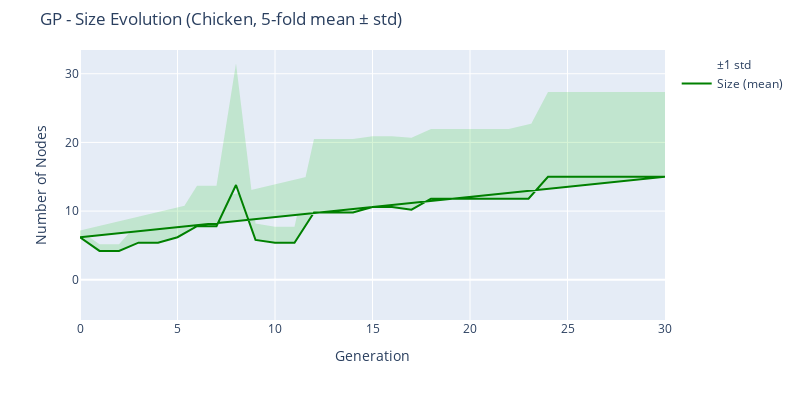

Notebook code cell kept with this figure:
### Code cell
fig = go.Figure()

# Mean Size (Elite_nodes)
fig.add_trace(go.Scatter(
    x=mean_df["Generation"],
    y=mean_df["Elite_nodes"],
    mode='lines',
    name='Size (mean)',
    line=dict(color='green', width=2)
))

# Std as shaded region (light green)
fig.add_trace(go.Scatter(
    x=mean_df["Generation"],
    y=mean_df["Elite_nodes"] + std_df["Elite_nodes"],
    mode='lines',
    line=dict(width=0),
    showlegend=False,
    fillcolor='rgba(50, 200, 50, 0.2)',
    fill='tonexty'
))
fig.add_trace(go.Scatter(
    x=mean_df["Generation"],
    y=mean_df["Elite_nodes"] - std_df["Elite_nodes"],
    mode='lines',
    line=dict(width=0),
    name='±1 std',
    fillcolor='rgba(50, 200, 50, 0.2)'
))

fig.update_layout(
    title=f'GP - Size Evolution ({DATASET_NAME}, 5-fold mean ± std)',
    xaxis_title='Generation',
    yaxis_title='Number of Nodes',
    yaxis_range=[0, None],  # Start y-axis at 0
    height=400,
    width=800,
    margin=dict(t=50),
    hovermode='x unified'
)
fig.show()

### Figure 1 — Plotly figure (JSON) as saved in the notebook; plotly's stock layout.template omitted (floating-point values rounded to 4 significant figures)
{"data": [{"line": {"color": "green", "width": 2}, "mode": "lines", "name": "Size (mean)", "type": "scatter", "x": [0, 1, 2, 3, 4, 5, 6, 7, 8, 9, 10, 11, 12, 13, 14, 15, 16, 17, 18, 19, 20, 21, 22, 23, 24, 25, 26, 27, 28, 29, 30, 0, 1, 2, 3, 4, 5, 6, 7, 8, 9, 10, 11, 12, 13, 14, 15, 16, 17, 18, 19, 20, 21, 22, 23, 24, 25, 26, 27, 28, 29, 30, 0, 1, 2, 3, 4, 5, 6, 7, 8, 9, 10, 11, 12, 13, 14, 15, 16, 17, 18, 19, 20, 21, 22, 23, 24, 25, 26, 27, 28, 29, 30], "y": [6.2, 4.2, 4.2, 5.4, 5.4, 6.2, 7.8, 7.8, 13.8, 5.8, 5.4, 5.4, 9.8, 9.8, 9.8, 10.6, 10.6, 10.2, 11.8, 11.8, 11.8, 11.8, 11.8, 11.8, 15, 15, 15, 15, 15, 15, 15, 6.2, 4.2, 4.2, 5.4, 5.4, 6.2, 7.8, 7.8, 13.8, 5.8, 5.4, 5.4, 9.8, 9.8, 9.8, 10.6, 10.6, 10.2, 11.8, 11.8, 11.8, 11.8, 11.8, 11.8, 15, 15, 15, 15, 15, 15, 15, 6.2, 4.2, 4.2, 5.4, 5.4, 6.2, 7.8, 7.8, 13.8, 5.8, 5.4, 5.4, 9.8, 9.8, 9.8, 10.6, 10.6, 10.2, 11.8, 11.8, 11.8, 11.8, 11.8, 11.8, 15, 15, 15, 15, 15, 15, 15]}, {"fill": "tonexty", "fillcolor": "rgba(50, 200, 50, 0.2)", "line": {"width": 0}, "mode": "lines", "showlegend": false, "type": "scatter", "x": [0, 1, 2, 3, 4, 5, 6, 7, 8, 9, 10, 11, 12, 13, 14, 15, 16, 17, 18, 19, 20, 21, 22, 23, 24, 25, 26, 27, 28, 29, 30, 0, 1, 2, 3, 4, 5, 6, 7, 8, 9, 10, 11, 12, 13, 14, 15, 16, 17, 18, 19, 20, 21, 22, 23, 24, 25, 26, 27, 28, 29, 30, 0, 1, 2, 3, 4, 5, 6, 7, 8, 9, 10, 11, 12, 13, 14, 15, 16, 17, 18, 19, 20, 21, 22, 23, 24, 25, 26, 27, 28, 29, 30], "y": [7.18, 5.18, 5.18, 8.339, 8.339, 9.193, 13.68, 13.68, 31.49, 8.2, 7.732, 7.732, 20.5, 20.5, 20.5, 20.91, 20.91, 20.68, 21.97, 21.97, 21.97, 21.97, 21.97, 21.97, 27.33, 27.33, 27.33, 27.33, 27.33, 27.33, 27.33, 7.18, 5.18, 5.18, 8.339, 8.339, 9.193, 13.68, 13.68, 31.49, 8.2, 7.732, 7.732, 20.5, 20.5, 20.5, 20.91, 20.91, 20.68, 21.97, 21.97, 21.97, 21.97, 21.97, 21.97, 27.33, 27.33, 27.33, 27.33, 27.33, 27.33, 27.33, 7.18, 5.18, 5.18, 8.339, 8.339, 9.193, 13.68, 13.68, 31.49, 8.2, 7.732, 7.732, 20.5, 20.5, 20.5, 20.91, 20.91, 20.68, 21.97, 21.97, 21.97, 21.97, 21.97, 21.97, 27.33, 27.33, 27.33, 27.33, 27.33, 27.33, 27.33]}, {"fillcolor": "rgba(50, 200, 50, 0.2)", "line": {"width": 0}, "mode": "lines", "name": "±1 std", "type": "scatter", "x": [0, 1, 2, 3, 4, 5, 6, 7, 8, 9, 10, 11, 12, 13, 14, 15, 16, 17, 18, 19, 20, 21, 22, 23, 24, 25, 26, 27, 28, 29, 30, 0, 1, 2, 3, 4, 5, 6, 7, 8, 9, 10, 11, 12, 13, 14, 15, 16, 17, 18, 19, 20, 21, 22, 23, 24, 25, 26, 27, 28, 29, 30, 0, 1, 2, 3, 4, 5, 6, 7, 8, 9, 10, 11, 12, 13, 14, 15, 16, 17, 18, 19, 20, 21, 22, 23, 24, 25, 26, 27, 28, 29, 30], "y": [5.22, 3.22, 3.22, 2.461, 2.461, 3.207, 1.921, 1.921, -3.891, 3.4, 3.068, 3.068, -0.9033, -0.9033, -0.9033, 0.2927, 0.2927, -0.2766, 1.633, 1.633, 1.633, 1.633, 1.633, 1.633, 2.671, 2.671, 2.671, 2.671, 2.671, 2.671, 2.671, 5.22, 3.22, 3.22, 2.461, 2.461, 3.207, 1.921, 1.921, -3.891, 3.4, 3.068, 3.068, -0.9033, -0.9033, -0.9033, 0.2927, 0.2927, -0.2766, 1.633, 1.633, 1.633, 1.633, 1.633, 1.633, 2.671, 2.671, 2.671, 2.671, 2.671, 2.671, 2.671, 5.22, 3.22, 3.22, 2.461, 2.461, 3.207, 1.921, 1.921, -3.891, 3.4, 3.068, 3.068, -0.9033, -0.9033, -0.9033, 0.2927, 0.2927, -0.2766, 1.633, 1.633, 1.633, 1.633, 1.633, 1.633, 2.671, 2.671, 2.671, 2.671, 2.671, 2.671, 2.671]}], "layout": {"height": 400, "hovermode": "x unified", "margin": {"t": 50}, "title": {"text": "GP - Size Evolution (Chicken, 5-fold mean ± std)"}, "width": 800, "xaxis": {"title": {"text": "Generation"}}, "yaxis": {"range": [0, null], "title": {"text": "Number of Nodes"}}}}
